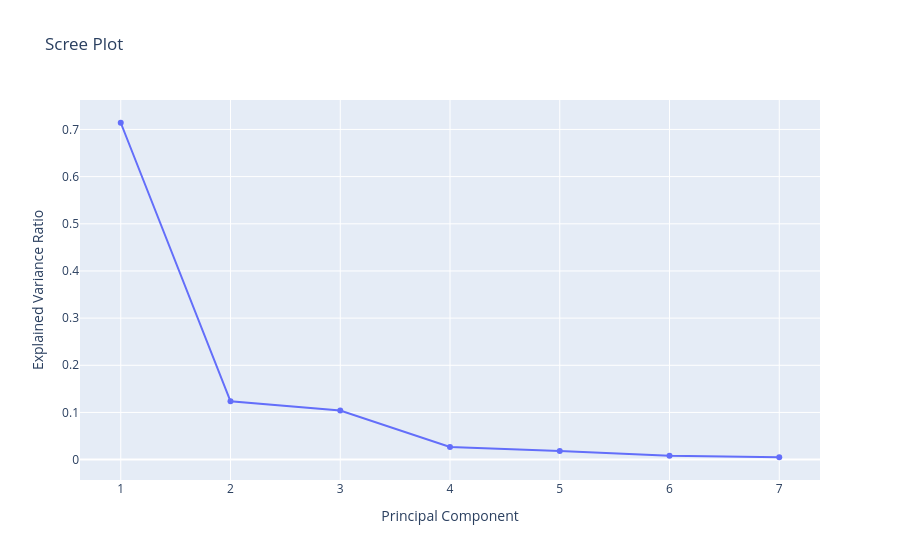

Notebook cell for this chart:
### Code cell
components = list(range(1, len(pca.explained_variance_ratio_) + 1))
variance_ratio = pca.explained_variance_ratio_

fig = px.line(
    x=components,
    y=variance_ratio,
    markers=True,
    labels={"x": "Principal Component", "y": "Explained Variance Ratio"},
    title="Scree Plot"
)

fig.show()

### Figure 1 — Plotly figure (JSON) as saved in the notebook; plotly's stock layout.template omitted (floating-point values rounded to 4 significant figures)
{"data": [{"hovertemplate": "Principal Component=%{x}<br>Explained Variance Ratio=%{y}<extra></extra>", "legendgroup": "", "line": {"color": "#636efa", "dash": "solid"}, "marker": {"symbol": "circle"}, "mode": "lines+markers", "name": "", "orientation": "v", "showlegend": false, "type": "scatter", "x": [1, 2, 3, 4, 5, 6, 7], "xaxis": "x", "y": [0.7142, 0.1237, 0.1041, 0.02672, 0.01818, 0.008066, 0.005021], "yaxis": "y"}], "layout": {"legend": {"tracegroupgap": 0}, "title": {"text": "Scree Plot"}, "xaxis": {"anchor": "y", "domain": [0, 1], "title": {"text": "Principal Component"}}, "yaxis": {"anchor": "x", "domain": [0, 1], "title": {"text": "Explained Variance Ratio"}}}}
